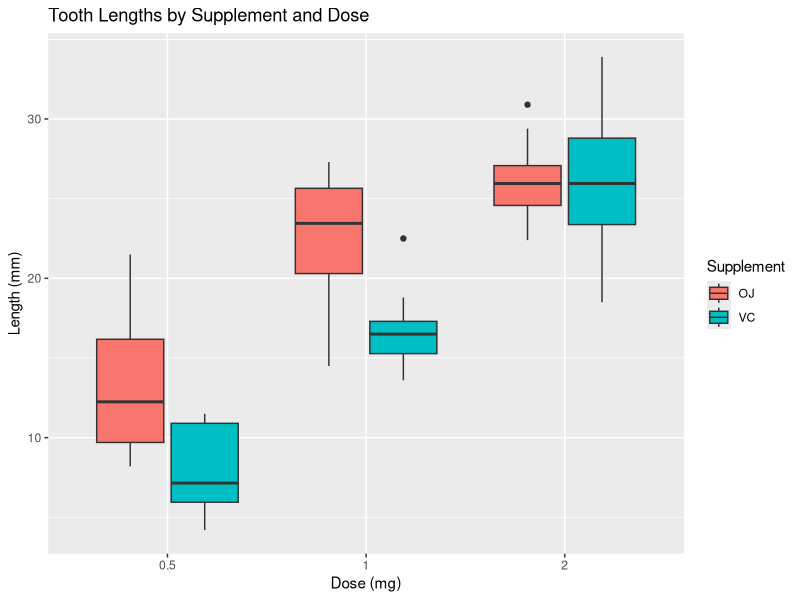

This figure's R source: (Note: this script raises an error after producing the figure.)
## ---- chunk 1
knitr::opts_chunk$set(echo = TRUE)
## ---- chunk 2
library(datasets)
library(ggplot2)
df = ToothGrowth
## ---- chunk 3
str(df)
## ---- chunk 4
unique(df[, 'supp'])
unique(df[, 'dose'])
## ---- chunk 5
summary(df)
## ---- chunk 6
ggplot(df, aes(x=factor(dose), y=len, fill=supp)) +
  labs(title="Tooth Lengths by Supplement and Dose", x="Dose (mg)", y = "Length (mm)",
       fill = 'Supplement') + geom_boxplot()
## ---- chunk 7
by(data = df$len, INDICES = df[, c("dose", "supp")], FUN = summary)
## ---- chunk 8
t.test(len ~ dose, data = df[df$dose %in% c(0.5, 2),], paired = FALSE, var.equal = FALSE,
       alternative = "less")$p.value
## ---- chunk 9
t.test(len ~ supp, data = df[df$dose == .5,], paired = FALSE,
       var.equal = FALSE)$p.value
t.test(len ~ supp, data = df[df$dose == 1.0,], paired = FALSE,
       var.equal = FALSE)$p.value
t.test(len ~ supp, data = df[df$dose == 2.0,], paired = FALSE,
       var.equal = FALSE)$p.value
